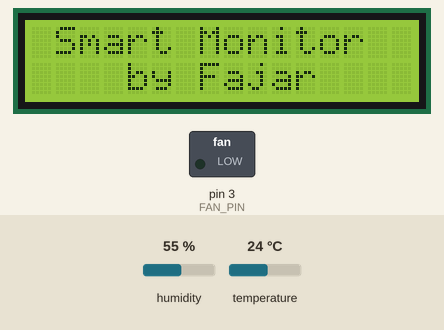
Simulated run of this sketch. Board: Arduino Uno, built with avr-gcc and run on an emulated ATmega328P. Parts: 16×2 character LCD, switched loads named in the sketch (green lamp = pin HIGH). The test bench sets the inputs (shaded band); at power-on: humidity 55 %, temperature 24 °C. What the sketch prints to the serial monitor is not drawn.

Above: at 0.1 s.
At 2.2 s:
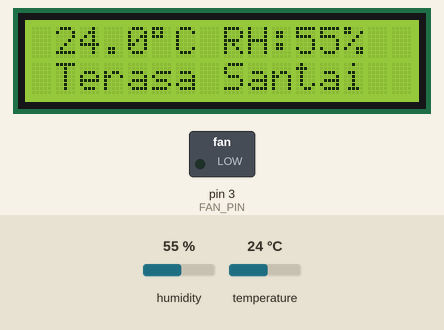

The sketch:

suhu-ruang.ino
```cpp
#include <Wire.h>
#include <LiquidCrystal_I2C.h>
#include <DHT.h>

#define DHTPIN 2
#define DHTTYPE DHT11
#define FAN_PIN 3

DHT dht(DHTPIN, DHTTYPE);
LiquidCrystal_I2C lcd(0x27, 16, 2);

const int batasSuhu = 28, batasKelembaban = 70;

void printCenter(byte row, String text) {
  lcd.setCursor((16 - text.length()) / 2, row);
  lcd.print(text);
}

void setup() {
  lcd.init();
  lcd.backlight();
  dht.begin();
  pinMode(FAN_PIN, OUTPUT);

  Serial.begin(9600);

  printCenter(0, "Smart Monitor");
  printCenter(1, "by Fajar");
  delay(2000);
}

void loop() {
  float h = dht.readHumidity();
  float t = dht.readTemperature();

  if (isnan(h) || isnan(t)) {
    lcd.clear();
    printCenter(0, "Sensor Error!");
    delay(2000);
    return;
  }

  digitalWrite(FAN_PIN, t > batasSuhu);

  String kondisi = "Santai";
  if (t > batasSuhu) kondisi = "Panas";
  else if (h > batasKelembaban) kondisi = "Tropis";


  lcd.clear();
  printCenter(0, String(t, 1) + (char)223 + "C RH:" + String((int)h) + "%");
  printCenter(1, "Terasa " + kondisi);


  Serial.print("Suhu:");
  Serial.print(t);
  Serial.print(",Kelembaban:");
  Serial.println(h);

  delay(30000);
}
```
